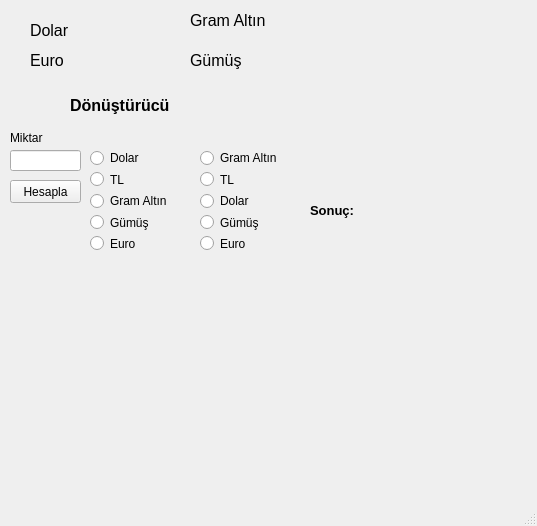
<?xml version="1.0" encoding="UTF-8"?>
<ui version="4.0">
 <class>KurHesaplayici</class>
 <widget class="QMainWindow" name="KurHesaplayici">
  <property name="geometry">
   <rect>
    <x>0</x>
    <y>0</y>
    <width>537</width>
    <height>526</height>
   </rect>
  </property>
  <property name="windowTitle">
   <string>Kur Hesaplayıcı</string>
  </property>
  <property name="windowIcon">
   <iconset>
    <normaloff>../../UIlogo.png</normaloff>../../UIlogo.png</iconset>
  </property>
  <widget class="QWidget" name="centralwidget">
   <widget class="QLabel" name="label_2">
    <property name="geometry">
     <rect>
      <x>30</x>
      <y>20</y>
      <width>111</width>
      <height>21</height>
     </rect>
    </property>
    <property name="text">
     <string>&lt;html&gt;&lt;head/&gt;&lt;body&gt;&lt;p&gt;&lt;span style=&quot; font-size:12pt;&quot;&gt;Dolar&lt;/span&gt;&lt;/p&gt;&lt;/body&gt;&lt;/html&gt;</string>
    </property>
   </widget>
   <widget class="QLabel" name="label_3">
    <property name="geometry">
     <rect>
      <x>30</x>
      <y>50</y>
      <width>101</width>
      <height>21</height>
     </rect>
    </property>
    <property name="text">
     <string>&lt;html&gt;&lt;head/&gt;&lt;body&gt;&lt;p&gt;&lt;span style=&quot; font-size:12pt;&quot;&gt;Euro&lt;/span&gt;&lt;/p&gt;&lt;/body&gt;&lt;/html&gt;</string>
    </property>
   </widget>
   <widget class="QLabel" name="label_4">
    <property name="geometry">
     <rect>
      <x>190</x>
      <y>10</y>
      <width>191</width>
      <height>21</height>
     </rect>
    </property>
    <property name="text">
     <string>&lt;html&gt;&lt;head/&gt;&lt;body&gt;&lt;p&gt;&lt;span style=&quot; font-size:12pt;&quot;&gt;Gram Altın&lt;/span&gt;&lt;/p&gt;&lt;/body&gt;&lt;/html&gt;</string>
    </property>
   </widget>
   <widget class="QLineEdit" name="lineEdit">
    <property name="geometry">
     <rect>
      <x>10</x>
      <y>150</y>
      <width>71</width>
      <height>21</height>
     </rect>
    </property>
    <property name="inputMask">
     <string/>
    </property>
    <property name="text">
     <string/>
    </property>
   </widget>
   <widget class="QLabel" name="label_5">
    <property name="geometry">
     <rect>
      <x>70</x>
      <y>90</y>
      <width>151</width>
      <height>31</height>
     </rect>
    </property>
    <property name="text">
     <string>&lt;html&gt;&lt;head/&gt;&lt;body&gt;&lt;p&gt;&lt;span style=&quot; font-size:12pt; font-weight:600;&quot;&gt;Dönüştürücü&lt;/span&gt;&lt;/p&gt;&lt;/body&gt;&lt;/html&gt;</string>
    </property>
   </widget>
   <widget class="QLabel" name="label_6">
    <property name="geometry">
     <rect>
      <x>10</x>
      <y>130</y>
      <width>47</width>
      <height>16</height>
     </rect>
    </property>
    <property name="text">
     <string>Miktar</string>
    </property>
   </widget>
   <widget class="QSplitter" name="splitter_2">
    <property name="geometry">
     <rect>
      <x>200</x>
      <y>150</y>
      <width>82</width>
      <height>101</height>
     </rect>
    </property>
    <property name="orientation">
     <enum>Qt::Vertical</enum>
    </property>
    <widget class="QWidget" name="">
     <layout class="QVBoxLayout" name="verticalLayout_2">
      <item>
       <widget class="QRadioButton" name="radioButton_4">
        <property name="text">
         <string>Gram Altın</string>
        </property>
       </widget>
      </item>
      <item>
       <widget class="QRadioButton" name="radioButton_5">
        <property name="text">
         <string>TL</string>
        </property>
       </widget>
      </item>
      <item>
       <widget class="QRadioButton" name="radioButton_6">
        <property name="text">
         <string>Dolar</string>
        </property>
       </widget>
      </item>
      <item>
       <widget class="QRadioButton" name="radioButton_10">
        <property name="text">
         <string>Gümüş</string>
        </property>
       </widget>
      </item>
      <item>
       <widget class="QRadioButton" name="radioButton_8">
        <property name="text">
         <string>Euro</string>
        </property>
       </widget>
      </item>
     </layout>
    </widget>
   </widget>
   <widget class="QLabel" name="label_7">
    <property name="geometry">
     <rect>
      <x>310</x>
      <y>190</y>
      <width>201</width>
      <height>41</height>
     </rect>
    </property>
    <property name="text">
     <string>&lt;html&gt;&lt;head/&gt;&lt;body&gt;&lt;p&gt;&lt;span style=&quot; font-size:10pt; font-weight:600;&quot;&gt;Sonuç: &lt;/span&gt;&lt;/p&gt;&lt;/body&gt;&lt;/html&gt;</string>
    </property>
   </widget>
   <widget class="QPushButton" name="pushButton">
    <property name="geometry">
     <rect>
      <x>10</x>
      <y>180</y>
      <width>71</width>
      <height>23</height>
     </rect>
    </property>
    <property name="text">
     <string>Hesapla</string>
    </property>
   </widget>
   <widget class="QSplitter" name="splitter">
    <property name="geometry">
     <rect>
      <x>90</x>
      <y>150</y>
      <width>91</width>
      <height>101</height>
     </rect>
    </property>
    <property name="orientation">
     <enum>Qt::Vertical</enum>
    </property>
    <widget class="QSplitter" name="splitter_3">
     <property name="orientation">
      <enum>Qt::Vertical</enum>
     </property>
     <widget class="QSplitter" name="splitter_4">
      <property name="orientation">
       <enum>Qt::Vertical</enum>
      </property>
      <widget class="QWidget" name="">
       <layout class="QVBoxLayout" name="verticalLayout">
        <item>
         <widget class="QRadioButton" name="radioButton">
          <property name="text">
           <string>Dolar</string>
          </property>
         </widget>
        </item>
        <item>
         <widget class="QRadioButton" name="radioButton_7">
          <property name="text">
           <string>TL</string>
          </property>
         </widget>
        </item>
        <item>
         <widget class="QRadioButton" name="radioButton_3">
          <property name="text">
           <string>Gram Altın</string>
          </property>
         </widget>
        </item>
        <item>
         <widget class="QRadioButton" name="radioButton_9">
          <property name="text">
           <string>Gümüş</string>
          </property>
         </widget>
        </item>
        <item>
         <widget class="QRadioButton" name="radioButton_2">
          <property name="text">
           <string>Euro</string>
          </property>
         </widget>
        </item>
       </layout>
      </widget>
     </widget>
    </widget>
   </widget>
   <widget class="QLabel" name="label_8">
    <property name="geometry">
     <rect>
      <x>190</x>
      <y>50</y>
      <width>191</width>
      <height>21</height>
     </rect>
    </property>
    <property name="text">
     <string>&lt;html&gt;&lt;head/&gt;&lt;body&gt;&lt;p&gt;&lt;span style=&quot; font-size:12pt;&quot;&gt;Gümüş&lt;/span&gt;&lt;/p&gt;&lt;/body&gt;&lt;/html&gt;</string>
    </property>
   </widget>
  </widget>
  <widget class="QMenuBar" name="menubar">
   <property name="geometry">
    <rect>
     <x>0</x>
     <y>0</y>
     <width>537</width>
     <height>26</height>
    </rect>
   </property>
  </widget>
  <widget class="QStatusBar" name="statusbar"/>
 </widget>
 <resources/>
 <connections/>
</ui>
